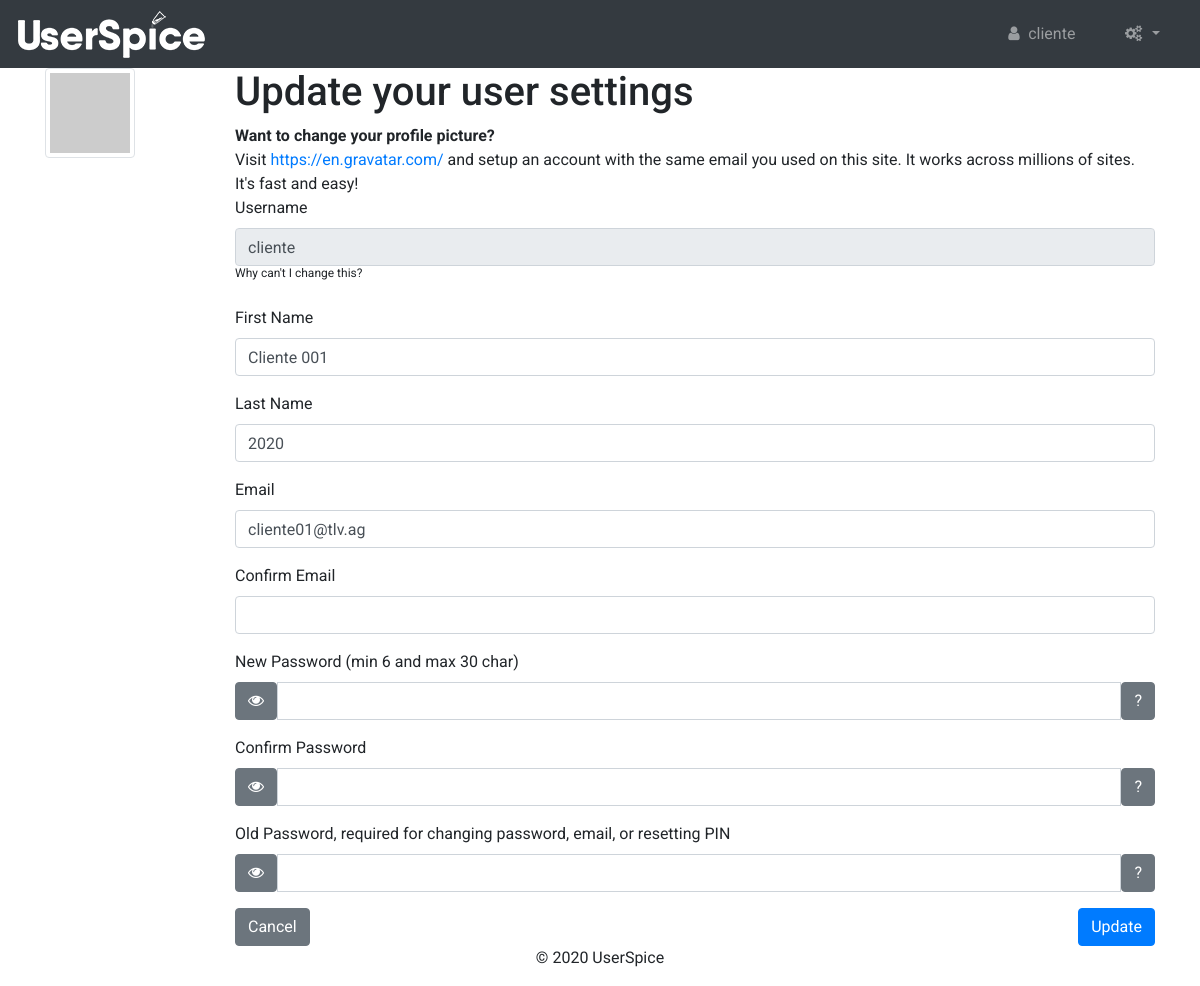
The page /admin/users/user_settings.php (signed in) on the database its author committed.
### tables this page shows
CREATE TABLE `menus` (
  `id` int(10) NOT NULL AUTO_INCREMENT,
  `menu_title` varchar(255) NOT NULL,
  `parent` int(10) NOT NULL,
  `dropdown` int(1) NOT NULL,
  `logged_in` int(1) NOT NULL,
  `display_order` int(10) NOT NULL,
  `label` varchar(255) NOT NULL,
  `link` varchar(255) NOT NULL,
  `icon_class` varchar(255) NOT NULL,
  PRIMARY KEY (`id`)
);

CREATE TABLE `users` (
  `id` int(11) NOT NULL AUTO_INCREMENT,
  `email` varchar(155) NOT NULL,
  `email_new` varchar(155) DEFAULT NULL,
  `username` varchar(255) NOT NULL,
  `password` varchar(255) DEFAULT NULL,
  `pin` varchar(255) DEFAULT NULL,
  `fname` varchar(255) NOT NULL,
  `lname` varchar(255) NOT NULL,
  `permissions` int(11) NOT NULL,
  `logins` int(11) unsigned NOT NULL,
  `account_owner` tinyint(4) NOT NULL DEFAULT '1',
  `account_id` int(11) NOT NULL DEFAULT '0',
  `company` varchar(255) NOT NULL,
  `join_date` datetime NOT NULL,
  `last_login` datetime NOT NULL,
  `email_verified` tinyint(4) NOT NULL DEFAULT '0',
  `vericode` varchar(15) NOT NULL,
  `active` int(1) NOT NULL,
  `oauth_provider` varchar(255) NOT NULL,
  `oauth_uid` varchar(255) NOT NULL,
  `gender` varchar(10) NOT NULL,
  `locale` varchar(10) NOT NULL,
  `gpluslink` varchar(255) NOT NULL,
  `picture` varchar(255) NOT NULL,
  `created` datetime NOT NULL,
  `modified` datetime NOT NULL,
  `fb_uid` varchar(255) NOT NULL,
  `un_changed` int(1) NOT NULL,
  `msg_exempt` int(1) NOT NULL DEFAULT '0',
  `last_confirm` datetime DEFAULT NULL,
  `protected` int(1) NOT NULL DEFAULT '0',
  `dev_user` int(1) NOT NULL DEFAULT '0',
  `msg_notification` int(1) NOT NULL DEFAULT '1',
  `force_pr` int(1) NOT NULL DEFAULT '0',
  `twoKey` varchar(16) DEFAULT NULL,
  `twoEnabled` int(1) DEFAULT '0',
  `twoDate` datetime DEFAULT NULL,
  `cloak_allowed` tinyint(1) NOT NULL DEFAULT '0',
  `org` int(11) DEFAULT NULL,
  `account_mgr` int(11) DEFAULT '0',
  `oauth_tos_accepted` tinyint(1) DEFAULT NULL,
  `vericode_expiry` datetime DEFAULT NULL,
  `language` varchar(255) DEFAULT 'en-US',
  PRIMARY KEY (`id`),
  KEY `EMAIL` (`email`) USING BTREE
);

CREATE TABLE `settings` (
  `id` int(50) NOT NULL AUTO_INCREMENT,
  `recaptcha` int(1) NOT NULL DEFAULT '0',
  `force_ssl` int(1) NOT NULL,
  `css_sample` int(1) NOT NULL,
  `us_css1` varchar(255) NOT NULL,
  `us_css2` varchar(255) NOT NULL,
  `us_css3` varchar(255) NOT NULL,
  `site_name` varchar(100) NOT NULL,
  `language` varchar(255) NOT NULL,
  `track_guest` int(1) NOT NULL,
  `site_offline` int(1) NOT NULL,
  `force_pr` int(1) NOT NULL,
  `glogin` int(1) NOT NULL DEFAULT '0',
  `fblogin` int(1) NOT NULL,
  `gid` varchar(255) NOT NULL,
  `gsecret` varchar(255) NOT NULL,
  `gredirect` varchar(255) NOT NULL,
  `ghome` varchar(255) NOT NULL,
  `fbid` varchar(255) NOT NULL,
  `fbsecret` varchar(255) NOT NULL,
  `fbcallback` varchar(255) NOT NULL,
  `graph_ver` varchar(255) NOT NULL,
  `finalredir` varchar(255) NOT NULL,
  `req_cap` int(1) NOT NULL,
  `req_num` int(1) NOT NULL,
  `min_pw` int(2) NOT NULL,
  `max_pw` int(3) NOT NULL,
  `min_un` int(2) NOT NULL,
  `max_un` int(3) NOT NULL,
  `messaging` int(1) NOT NULL,
  `snooping` int(1) NOT NULL,
  `echouser` int(11) NOT NULL,
  `wys` int(1) NOT NULL,
  `change_un` int(1) NOT NULL,
  `backup_dest` varchar(255) NOT NULL,
  `backup_source` varchar(255) NOT NULL,
  `backup_table` varchar(255) NOT NULL,
  `msg_notification` int(1) NOT NULL,
  `permission_restriction` int(1) NOT NULL,
  `auto_assign_un` int(1) NOT NULL,
  `page_permission_restriction` int(1) NOT NULL,
  `msg_blocked_users` int(1) NOT NULL,
  `msg_default_to` int(1) NOT NULL,
  `notifications` int(1) NOT NULL,
  `notif_daylimit` int(3) NOT NULL,
  `recap_public` varchar(100) NOT NULL,
  `recap_private` varchar(100) NOT NULL,
  `page_default_private` int(1) NOT NULL,
  `navigation_type` tinyint(1) NOT NULL,
  `copyright` varchar(255) NOT NULL,
  `custom_settings` int(1) NOT NULL,
  `system_announcement` varchar(255) NOT NULL,
  `twofa` int(1) DEFAULT '0',
  `force_notif` tinyint(1) DEFAULT NULL,
  `cron_ip` varchar(255) DEFAULT NULL,
  `registration` tinyint(1) DEFAULT NULL,
  `join_vericode_expiry` int(9) unsigned NOT NULL,
  `reset_vericode_expiry` int(9) unsigned NOT NULL,
  `admin_verify` tinyint(1) NOT NULL,
  `admin_verify_timeout` int(9) NOT NULL,
  `session_manager` tinyint(1) NOT NULL,
  `template` varchar(255) DEFAULT 'standard',
  `saas` tinyint(1) DEFAULT NULL,
  `redirect_uri_after_login` text,
  `show_tos` tinyint(1) DEFAULT '1',
  `default_language` varchar(11) DEFAULT NULL,
  `allow_language` tinyint(1) DEFAULT NULL,
  `spice_api` varchar(75) DEFAULT NULL,
  `announce` datetime DEFAULT NULL,
  `bleeding_edge` tinyint(1) DEFAULT '0',
  `err_time` int(11) DEFAULT '15',
  `container_open_class` varchar(255) DEFAULT 'container-fluid',
  PRIMARY KEY (`id`)
);

### admin/users/user_settings.php (the view, shortened to what the rows shown need)
<?php
require_once '../users/init.php';
require_once $abs_us_root.$us_url_root.'users/includes/template/prep.php';
$userdetails = $user->data();
?>
<div id="page-wrapper">
  <div class="container">
    <div class="well">
      <div class="row">
        <div class="col-sm-12 col-md-10">
          <h1><?=lang('SET_UPDATE'); ?></h1>
          <?php if (!pluginActive('profile_pic', true)) {
    echo lang('SET_GRAVITAR');
}?><br>
          <form name='updateAccount' action='user_settings.php' method='post'>
            <div class="form-group" id="username-group">
              <label id="username-label"><?=lang('GEN_UNAME'); ?></label>
              <input  class='form-control' type='text' id="username" name='username' value='<?=$userdetails->username; ?>' autocomplete="off" <?php if (($settings->change_un == 0) || (($settings->change_un == 2) && ($userdetails->un_changed == 1))) {?>readonly<?php } ?>>
              <?php if (($settings->change_un == 0) || (($settings->change_un == 2) && ($userdetails->un_changed == 1))) {?>
                <sup>
                  <span class="input-group-addon" data-toggle="tooltip" title="<?php if ($settings->change_un == 0) {?><?=lang('SET_NOCHANGE'); ?><?php } if (($settings->change_un == 2) && ($userdetails->un_changed == 1)) {?><?=lang('SET_ONECHANGE'); ?><?php } ?>"><?=lang('SET_WHY'); ?></span>
                </sup>
              <?php } ?>
            </div>
            <div class="form-group" id="fname-group">
              <label id="fname-label"><?=lang('GEN_FNAME'); ?></label>
              <input  class='form-control' type='text' id='fname' name='fname' value='<?=$userdetails->fname; ?>' autocomplete="off" />
            </div>
            <div class="form-group" id="lname-group">
              <label id="lname-label"><?=lang('GEN_LNAME'); ?></label>
              <input  class='form-control' type='text' id="lname-label" name='lname' value='<?=$userdetails->lname; ?>' autocomplete="off" />
            </div>
            <div class="form-group" id="email-group">
              <label id="email-label"><?=lang('GEN_EMAIL'); ?></label>
              <input class='form-control' type='text' id="email" name='email' value='<?=$userdetails->email; ?>' autocomplete="off" />
            </div>
            <div class="form-group" id="password-group">
              <label id="password-label"><?=lang('PW_NEW'); ?> (<?=lang('GEN_MIN'); ?> <?=$settings->min_pw; ?> <?=lang('GEN_AND'); ?> <?=lang('GEN_MAX'); ?> <?=$settings->max_pw; ?> <?=lang('GEN_CHAR'); ?>)</label>
              <div class="input-group" data-container="body">
                <span class="btn btn-secondary input-group-addon password_view_control" id="addon1"><span class="fa fa-eye"></span></span>
                <input  class="form-control" type="password"  name="password" id="password" aria-describedby="passwordhelp" autocomplete="off">
                <span class="btn btn-secondary input-group-addon" id="addon2" data-container="body" data-toggle="tooltip" data-placement="top" title="<?=$settings->min_pw; ?> <?=lang('GEN_CHAR'); ?> <?=lang('GEN_MIN'); ?>, <?=$settings->max_pw; ?> <?=lang('GEN_MAX'); ?>.">?</span>
              </div></div>
                  <div class="form-group" id="old-group">
                    <div class="input-group" data-container="body">
                      <span class="btn btn-secondary input-group-addon password_view_control" id="addon6"><span class="fa fa-eye"></span></span>
                      <input class='form-control' type='password' id="old" name='old' <?php if (is_null($userdetails->password)) {?>disabled<?php } ?> autocomplete="off" />
                      <span class="btn btn-secondary input-group-addon" id="addon5" data-container="body" data-toggle="tooltip" data-placement="top" title="<?=lang('SET_PW_REQI'); ?>">?</span>
                    </div>
                  </div>
                </form>
              </div>
            </div>
          </div>
        </div>
      </div>
      <?php require_once $abs_us_root.$us_url_root.'users/includes/html_footer.php'; ?>

### admin/usersc/templates/standard/assets/functions/dbnav.php (shortened to what the rows shown need)
<?php
function customItemString($menuItem,$user_id){
	$itemString='';
  if($menuItem['label']=='{{hr}}') { $itemString = "<div class='dropdown-divider'></div>"; }
	else {
		$fix = $menuItem['link'];
		if(substr($fix,0,4) == "http"){$e = 1;}else{$e=0;}
		if($e == 1){
	$itemString.='<li class="nav-item"><a class="nav-link" href="'.$menuItem['link'].'"><span class="'.$menuItem['icon_class'].'"></span> '.$menuItem['label'].'</a></li>';
	}else{
	$itemString.='<li class="nav-item"><a class="nav-link" href="'.US_URL_ROOT.$menuItem['link'].'"><span class="'.$menuItem['icon_class'].'"></span> '.$menuItem['label'].'</a></li>';
}}
	return $itemString;
}
function DropdownString($menuItem,$user_id){
	$itemString='';
  if($menuItem['label']=='{{hr}}') { $itemString = "<div class='dropdown-divider'></div>"; }
	else {
		$fix = $menuItem['link'];
		if(substr($fix,0,4) == "http"){$e = 1;}else{$e=0;}
		if($e == 1){
	$itemString.='<a class="dropdown-item" href="'.$menuItem['link'].'"><span class="'.$menuItem['icon_class'].'"></span> '.$menuItem['label'].'</a>';
	}else{
	$itemString.='<a class="dropdown-item" href="'.US_URL_ROOT.$menuItem['link'].'"><span class="'.$menuItem['icon_class'].'"></span> '.$menuItem['label'].'</a>';
}}
	return $itemString;
}
function customDropdownString($menuItem,$user_id){
	$itemString='';
	$itemString.='<li class="nav-item dropdown">';
	$itemString.='<a class="nav-link dropdown-toggle" href="#" data-toggle="dropdown" id="navbardrop" aria-haspopup="true" aria-expanded="false"><span class="'.$menuItem['icon_class'].'"></span> '.$menuItem['label'].'</a>';
  $itemString.='<div class="dropdown-menu">';
  foreach ($menuItem['children'] as $childItem){
		$authorizedGroups = array();
    foreach (fetchGroupsByMenu($childItem['id']) as $g) {
    	$authorizedGroups[] = $g->group_id;
    }
		if($childItem['logged_in']==0 || (hasPerm($authorizedGroups,$user_id) || in_array(0,$authorizedGroups))) {
		$itemString.=DropdownString($childItem,$user_id); }
	}
	$itemString.='</div></li>';
	return $itemString;
}
if ($user->isLoggedIn()) {
    if ($dayLimitQ = $db->query('SELECT notif_daylimit FROM settings', array())) $dayLimit = $dayLimitQ->results()[0]->notif_daylimit;
    else $dayLimit = 7;
  $notifications = new Notification($user->data()->id, false, $dayLimit);
}
$main_nav_all = $db->query("SELECT * FROM menus WHERE menu_title='main' ORDER BY display_order");
$main_nav=$main_nav_all->results(true);
$prep=prepareMenuTree($main_nav); ;
foreach ($prep as $key => $value) {
  $authorizedGroups = array();
  foreach (fetchGroupsByMenu($value['id']) as $g) {
    $authorizedGroups[] = $g->group_id;
  }
  if (sizeof($value['children'])==0) {
    if ($user->isLoggedIn()) {
      if((hasPerm($authorizedGroups,$user->data()->id) || in_array(0,$authorizedGroups)) && $value['logged_in']==1) {
        if($value['label']=='{{notifications}}') {
            $itemString='';
            if($settings->notifications==1) {
                $itemString='<li class="nav-item"><a class="nav-link" href="#" onclick="displayNotifications(';
                $itemString.="'new')";
                $itemString.='"';
                $itemString.='id="notificationsTrigger" data-toggle="modal" data-target="#notificationsModal"><span class="fa fa-fw fa-bell-o"></span><span id="notifCount" class="badge badge-pill badge-primary" style="margin-top: -5px;">';
                 $itemString.=(int)$notifications->getUnreadCount();
                $itemString.='</span></a></li>';
            }
         }
        elseif($value['label']=='{{messages}}') {
            $itemString='';
            if($settings->messaging==1) {
                $itemString='<li class="nav-item"><a class="nav-link" href="'.$us_url_root.'users/messages.php"><i data-count="'.$msgC.'" class="fa fa-fw fa-envelope-o icon-white badge"> ';
                if($msgC > 0) $itemString.= '('.$msgC.')';
                $itemString.='</i></a></li>'; }
         }
        else {
        $itemString = customItemString($value,$user->data()->id);
				include $abs_us_root.$us_url_root.'users/includes/template/database_navigation_hooks.php';
        include $abs_us_root.$us_url_root.'usersc/includes/database_navigation_hooks.php';
       }
        echo $itemString;
      }
    }
  } else {
    if ($user->isLoggedIn()) {
      if((hasPerm($authorizedGroups,$user->data()->id) || in_array(0,$authorizedGroups)) && $value['logged_in']==1) {
        $dropdownString=customDropdownString($value,$user->data()->id);
				include $abs_us_root.$us_url_root.'users/includes/template/database_navigation_hooks_dropdown.php';
				include $abs_us_root.$us_url_root.'usersc/includes/database_navigation_hooks_dropdown.php';
        echo $dropdownString;
      }
    }
  }
}
?>

### admin/usersc/templates/standard/footer.php (shortened to what the rows shown need)
<?php
require_once $abs_us_root.$us_url_root.'usersc/templates/'.$settings->template.'/container_close.php';
?>
<footer>
<p align="center">&copy; <?php echo date('Y'); ?> <?=$settings->copyright; ?></p>
</footer>
<?php require_once $abs_us_root.$us_url_root.'users/includes/html_footer.php'; ?>

### rows shown on the page
menus: label "cliente"
users: username "cliente", fname "Cliente 001", lname "2020", email "cliente01@tlv.ag"
settings: min_pw "6", max_pw "30", copyright "UserSpice"

### other values the page prints
lang('SET_UPDATE') "Update your user settings"
lang('SET_GRAVITAR') "Want to change your profile picture? Visit https://en.gravatar.com/ and setup an account with the same email you used on this site. It works across millions of sites. It's fast and easy!"
lang('GEN_UNAME') "Username"
lang('SET_WHY') "Why can't I change this?"
lang('GEN_FNAME') "First Name"
lang('GEN_LNAME') "Last Name"
lang('GEN_EMAIL') "Email"
lang('EML_CONF') "Confirm Email"
lang('PW_NEW') "New Password"
lang('GEN_MIN') "min"
lang('GEN_AND') "and"
lang('GEN_MAX') "max"
lang('GEN_CHAR') "char"
lang('PW_CONF') "Confirm Password"
lang('PW_OLD') "Old Password"
